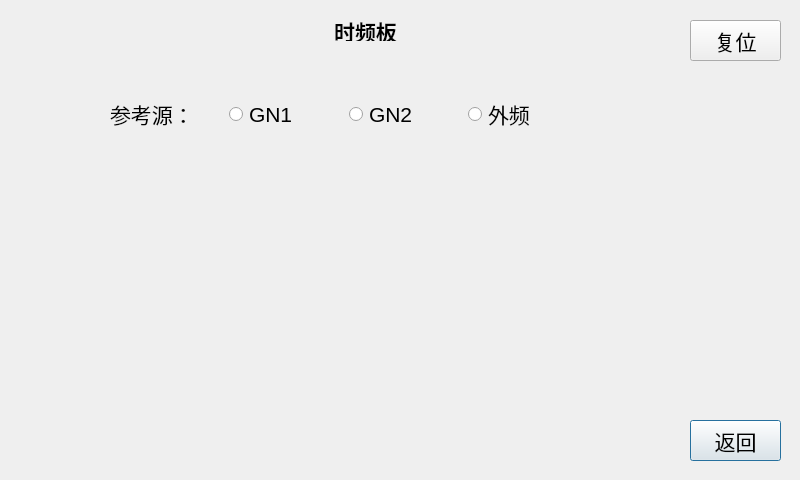
<?xml version="1.0" encoding="UTF-8"?>
<ui version="4.0">
 <class>SetTF</class>
 <widget class="QDialog" name="SetTF">
  <property name="geometry">
   <rect>
    <x>0</x>
    <y>0</y>
    <width>800</width>
    <height>480</height>
   </rect>
  </property>
  <property name="windowTitle">
   <string>Dialog</string>
  </property>
  <widget class="QLabel" name="label">
   <property name="geometry">
    <rect>
     <x>330</x>
     <y>20</y>
     <width>71</width>
     <height>21</height>
    </rect>
   </property>
   <property name="font">
    <font>
     <pointsize>16</pointsize>
     <weight>75</weight>
     <bold>true</bold>
    </font>
   </property>
   <property name="text">
    <string>时频板</string>
   </property>
   <property name="alignment">
    <set>Qt::AlignCenter</set>
   </property>
  </widget>
  <widget class="QPushButton" name="pushButton_5">
   <property name="geometry">
    <rect>
     <x>690</x>
     <y>420</y>
     <width>91</width>
     <height>41</height>
    </rect>
   </property>
   <property name="font">
    <font>
     <pointsize>16</pointsize>
    </font>
   </property>
   <property name="text">
    <string>返回</string>
   </property>
  </widget>
  <widget class="QPushButton" name="pushButton_6">
   <property name="geometry">
    <rect>
     <x>690</x>
     <y>20</y>
     <width>91</width>
     <height>41</height>
    </rect>
   </property>
   <property name="font">
    <font>
     <pointsize>16</pointsize>
    </font>
   </property>
   <property name="text">
    <string>复位</string>
   </property>
  </widget>
  <widget class="QWidget" name="">
   <property name="geometry">
    <rect>
     <x>110</x>
     <y>100</y>
     <width>471</width>
     <height>28</height>
    </rect>
   </property>
   <layout class="QHBoxLayout" name="horizontalLayout">
    <item>
     <widget class="QLabel" name="label_2">
      <property name="font">
       <font>
        <pointsize>16</pointsize>
       </font>
      </property>
      <property name="text">
       <string>参考源：</string>
      </property>
     </widget>
    </item>
    <item>
     <widget class="QRadioButton" name="radioButton">
      <property name="font">
       <font>
        <pointsize>16</pointsize>
       </font>
      </property>
      <property name="text">
       <string>GN1</string>
      </property>
      <attribute name="buttonGroup">
       <string notr="true">buttonGroup</string>
      </attribute>
     </widget>
    </item>
    <item>
     <widget class="QRadioButton" name="radioButton_2">
      <property name="font">
       <font>
        <pointsize>16</pointsize>
       </font>
      </property>
      <property name="text">
       <string>GN2</string>
      </property>
      <attribute name="buttonGroup">
       <string notr="true">buttonGroup</string>
      </attribute>
     </widget>
    </item>
    <item>
     <widget class="QRadioButton" name="radioButton_3">
      <property name="font">
       <font>
        <pointsize>16</pointsize>
       </font>
      </property>
      <property name="text">
       <string>外频</string>
      </property>
      <attribute name="buttonGroup">
       <string notr="true">buttonGroup</string>
      </attribute>
     </widget>
    </item>
   </layout>
  </widget>
 </widget>
 <resources/>
 <connections/>
 <buttongroups>
  <buttongroup name="buttonGroup"/>
 </buttongroups>
</ui>
